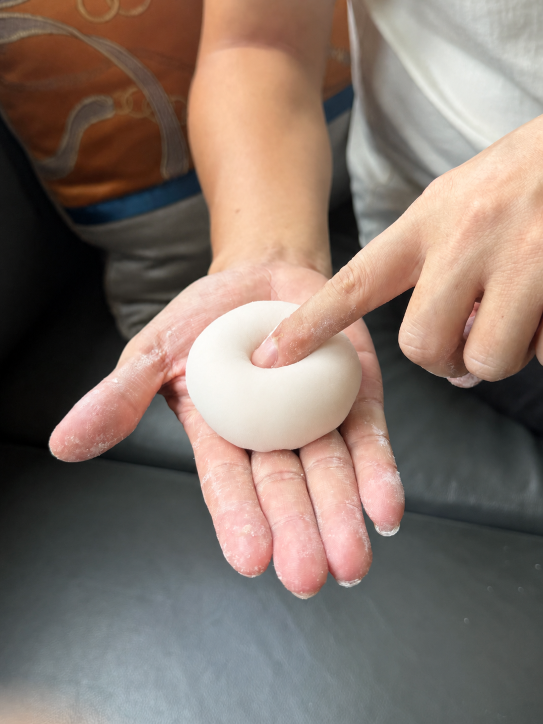
#> input picture releases/video-remix-1.0.10/durian-daifuku-five-states/assets/q-scale-pressure-approved-test.png, 1086 x 1448 px (shown at 1/2 size)
$ python normalize_source_frame.py --input ../../../releases/video-remix-1.0.10/durian-daifuku-five-states/assets/q-scale-pressure-approved-test.png --output out.png
#> lines starting #> are read from the running program, lines starting #| are printed output that depends on the picture
#!/usr/bin/env python3
"""Remove black canvas and blurred padding from a source-video frame.

The common input is a portrait frame that contains a sharp 9:16 picture inside a
larger black canvas, sometimes with blurred copies above or below the real
picture.  The script first finds the non-black rectangle, then selects the
sharpest 9:16 vertical window inside it.  It can also use an audited manual crop.

This is deterministic preprocessing, not generative editing.  It writes a JSON
report so the operator can verify the crop before using the result as an image
edit target.
"""

from __future__ import annotations

import argparse
import json
from pathlib import Path

from PIL import Image, ImageFilter, ImageStat


def parse_args() -> argparse.Namespace:
    parser = argparse.ArgumentParser()
    parser.add_argument("--input", required=True, type=Path)
    parser.add_argument("--output", required=True, type=Path)
    parser.add_argument("--report", type=Path)
    parser.add_argument("--crop", help="Audited x,y,width,height override")
    parser.add_argument("--target-width", type=int, default=1080)
    parser.add_argument("--target-height", type=int, default=1920)
    parser.add_argument("--dark-threshold", type=int, default=24)
    parser.add_argument("--edge-active-fraction", type=float, default=0.12)
    return parser.parse_args()


def black_bounds(image: Image.Image, threshold: int, active_fraction: float) -> tuple[int, int, int, int]:
    gray = image.convert("L")
    width, height = gray.size
    px = gray.load()
    active_rows = []
    for y in range(height):
        active = sum(px[x, y] > threshold for x in range(width)) / width
        if active >= active_fraction:
            active_rows.append(y)
    active_cols = []
    for x in range(width):
        active = sum(px[x, y] > threshold for y in range(height)) / height
        if active >= active_fraction:
            active_cols.append(x)
    if not active_rows or not active_cols:
        raise ValueError("No non-black picture region detected")
    return min(active_cols), min(active_rows), max(active_cols) + 1, max(active_rows) + 1


def sharpness(image: Image.Image) -> float:
    edges = image.convert("L").filter(ImageFilter.FIND_EDGES)
    return float(ImageStat.Stat(edges).mean[0])


def choose_nine_sixteen(image: Image.Image, bounds: tuple[int, int, int, int]) -> tuple[int, int, int, int]:
    left, top, right, bottom = bounds
    width = right - left
    height = bottom - top
    target_height = round(width * 16 / 9)
    if target_height <= height:
        span = height - target_height
        # Sample every two pixels plus the final legal origin.  A 64 px inset
        # suppresses the hard transition line between the true picture and a
        # blurred filler band.
        origins = list(range(top, bottom - target_height + 1, 2))
        if origins[-1] != bottom - target_height:
            origins.append(bottom - target_height)
        best = None
        for y in origins:
            tile = image.crop((left, y, right, y + target_height))
            inset = min(64, max(0, target_height // 12))
            core = tile.crop((0, inset, width, target_height - inset))
            score = sharpness(core)
            # Prefer a stable crop near the non-black region centre when two
            # positions have nearly identical detail.
            centre_penalty = abs((y - top) - span / 2) / max(1, height) * 0.15
            score -= centre_penalty
            if best is None or score > best[0]:
                best = (score, y)
        assert best is not None
        return left, best[1], width, target_height

    target_width = round(height * 9 / 16)
    if target_width > width:
        raise ValueError("Detected picture region cannot contain a 9:16 crop")
    x = left + (width - target_width) // 2
    return x, top, target_width, height


def parse_crop(value: str) -> tuple[int, int, int, int]:
    parts = [int(part.strip()) for part in value.split(",")]
    if len(parts) != 4 or parts[2] <= 0 or parts[3] <= 0:
        raise argparse.ArgumentTypeError("--crop must be x,y,width,height")
    return tuple(parts)  # type: ignore[return-value]


def perimeter_dark_fraction(image: Image.Image, threshold: int, band: int = 4) -> float:
    gray = image.convert("L")
    width, height = gray.size
    px = gray.load()
    samples = []
    for y in range(min(band, height)):
        samples.extend(px[x, y] for x in range(width))
        samples.extend(px[x, height - 1 - y] for x in range(width))
    for x in range(min(band, width)):
        samples.extend(px[x, y] for y in range(height))
        samples.extend(px[width - 1 - x, y] for y in range(height))
    return sum(value <= threshold for value in samples) / max(1, len(samples))


def main() -> None:
    args = parse_args()
    image = Image.open(args.input).convert("RGB")
#> image is the input picture: PIL image 1086x1448 RGB; mean R, G, B 132.4, 116.5, 107.4
    detected = black_bounds(image, args.dark_threshold, args.edge_active_fraction)
#> in black_bounds, `gray = image.convert("L")`:
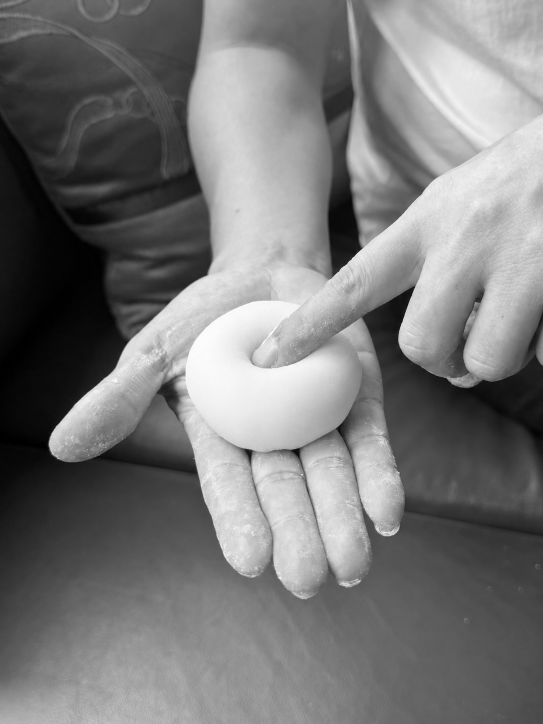
#> gray: PIL image 1086x1448 L (shown at 1/2 size); min 0, max 255, mean 120.2
#> after the loop in black_bounds, `for y in range(height):`: active_rows = 1448 values from 0 to 1447
#> the loop in black_bounds, `for x in range(width):` made 1086 passes
#> active on passes 1 to 3: 0.438, 0.44, 0.445
#> after the loop in black_bounds, `for x in range(width):`: active_cols = 1086 values from 0 to 1085
#> detected = (0, 0, 1086, 1448)
    if args.crop:
        x, y, width, height = parse_crop(args.crop)
        method = "manual_audited_crop"
    else:
        x, y, width, height = choose_nine_sixteen(image, detected)
#> in choose_nine_sixteen, `left, top, right, bottom = bounds`: left = 0; right = 1086; bottom = 1448
#> in choose_nine_sixteen, `width = right - left`: width = 1086
#> in choose_nine_sixteen, `height = bottom - top`: height = 1448
#> in choose_nine_sixteen, `target_height = round(width * 16 / 9)`: target_height = 1931
#> in choose_nine_sixteen, `target_width = round(height * 9 / 16)`: target_width = 814
#> in choose_nine_sixteen, `x = left + (width - target_width) // 2`: x = 136
#> x = 136; y = 0; width = 814; height = 1448
        method = "auto_sharpest_9x16_inside_nonblack"
    if x < 0 or y < 0 or x + width > image.width or y + height > image.height:
        raise ValueError("Crop exceeds input bounds")
    ratio_error = abs(width / height - 9 / 16)
#> ratio_error = 0.000345
    if ratio_error > 0.002:
        raise ValueError(f"Crop is not 9:16 enough: {width}x{height}")

    cropped = image.crop((x, y, x + width, y + height))
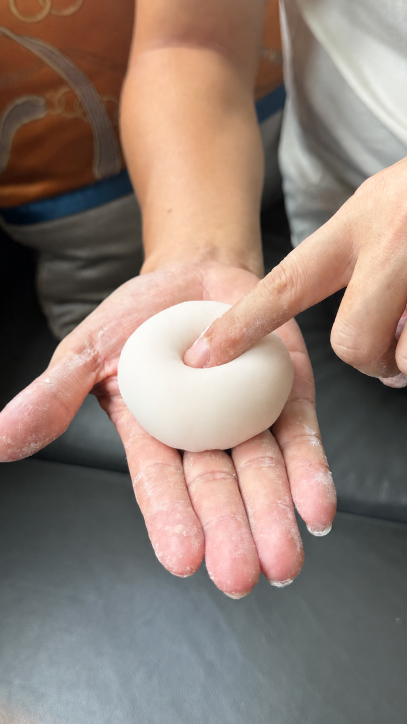
#> cropped: PIL image 814x1448 RGB (shown at 1/2 size); mean R, G, B 144.7, 126.6, 116.9
    resized = cropped.resize((args.target_width, args.target_height), Image.Resampling.LANCZOS)
    args.output.parent.mkdir(parents=True, exist_ok=True)
    resized.save(args.output, quality=95)

    report = {
        "input": str(args.input.resolve()),
        "output": str(args.output.resolve()),
        "input_size": [image.width, image.height],
        "detected_nonblack_bounds_xyxy": list(detected),
        "crop_xywh": [x, y, width, height],
        "method": method,
        "output_size": [args.target_width, args.target_height],
        "output_aspect": round(args.target_width / args.target_height, 6),
        "target_aspect": round(9 / 16, 6),
        "perimeter_dark_fraction_before": round(perimeter_dark_fraction(image, args.dark_threshold), 6),
        "perimeter_dark_fraction_after": round(perimeter_dark_fraction(resized, args.dark_threshold), 6),
        "status": "candidate_requires_visual_review",
        "review_required": [
            "no black border on any edge",
            "no blurred duplicate filler inside the retained picture",
            "no subject, hand, product, plate, package, or subtitle cut by crop",
            "straight scene lines remain straight",
        ],
    }
#> after the loop in perimeter_dark_fraction, `for y in range(min(band, height)):`: samples = 8688 values, max 213 at index 7454, min 70 at index 6916, mean 136.1
#> after the loop in perimeter_dark_fraction, `for x in range(min(band, width)):`: samples = 20272 items
#> call 2 of perimeter_dark_fraction, with threshold = 24, band = 4
#> in perimeter_dark_fraction (call 2), `gray = image.convert("L")`:
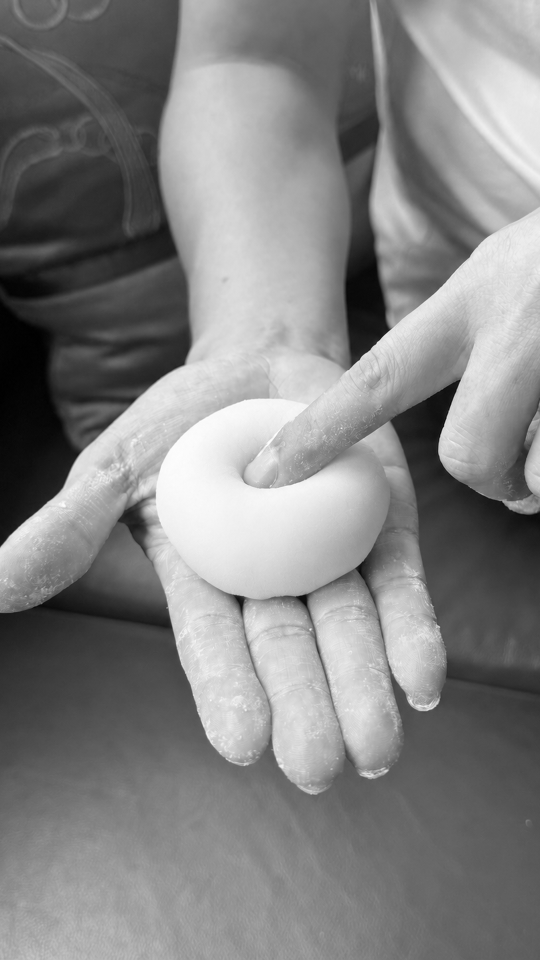
#> gray: PIL image 1080x1920 L (shown at 1/2 size); min 0, max 255, mean 130.9
#> after the loop in perimeter_dark_fraction (call 2), `for y in range(min(band, height)):`: samples = 8640 values, max 212 at index 7544, min 71 at index 347, mean 135.7
#> after the loop in perimeter_dark_fraction (call 2), `for x in range(min(band, width)):`: samples = 24000 items
    report_path = args.report or args.output.with_suffix(".crop.json")
    report_path.parent.mkdir(parents=True, exist_ok=True)
    report_path.write_text(json.dumps(report, ensure_ascii=False, indent=2) + "\n", encoding="utf-8")
    print(json.dumps(report, ensure_ascii=False, indent=2))
#> (printed output is left out)


if __name__ == "__main__":
    main()

$ run again, on releases/video-remix-1.0.10/durian-daifuku-five-states/assets/shell-color-surface-v1.png
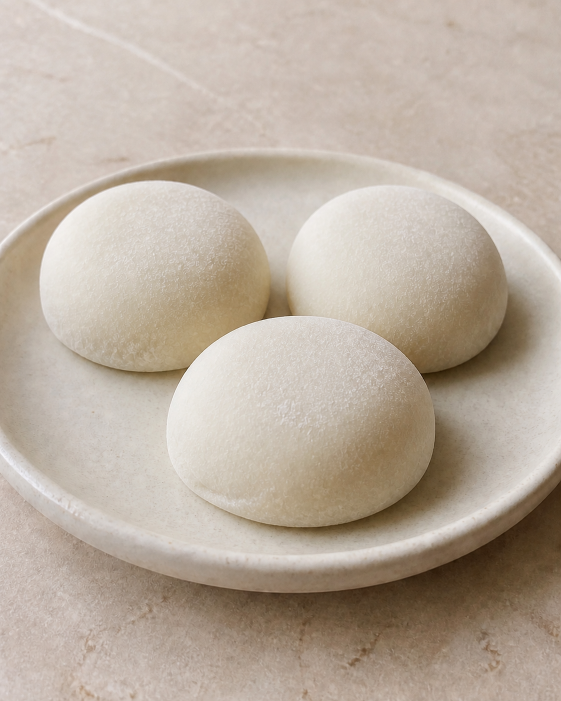
#> input picture releases/video-remix-1.0.10/durian-daifuku-five-states/assets/shell-color-surface-v1.png, 1122 x 1402 px (shown at 1/2 size)
#> in main, image is the input picture: PIL image 1122x1402 RGB; mean R, G, B 185.7, 172.6, 158.9
#> after the loop in black_bounds, `for y in range(height):`: active_rows = 1402 values from 0 to 1401
#> after the loop in black_bounds, `for x in range(width):`: active_cols = 1122 values from 0 to 1121
#> detected = (0, 0, 1122, 1402)
#> left = 0; right = 1122; bottom = 1402
#> in choose_nine_sixteen, `width = right - left`: width = 1122
#> in choose_nine_sixteen, `height = bottom - top`: height = 1402
#> target_height = 1995
#> target_width = 789
#> in choose_nine_sixteen, `x = left + (width - target_width) // 2`: x = 166
#> in main, `x, y, width, height = choose_nine_sixteen(image, detected)`: y = 0; width = 789; height = 1402
#> ratio_error = 0.000267
#> in main, `cropped = image.crop((x, y, x + width, y + height))`:
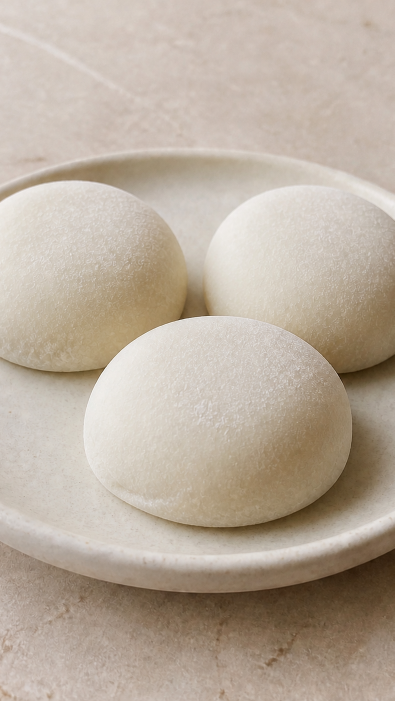
#> cropped: PIL image 789x1402 RGB (shown at 1/2 size); mean R, G, B 185.5, 172.2, 157.7
#> after the loop in perimeter_dark_fraction, `for y in range(min(band, height)):`: samples = 8976 values, max 223 at index 68, min 148 at index 1849, mean 189.3
#> after the loop in perimeter_dark_fraction, `for x in range(min(band, width)):`: samples = 20192 items
#> in perimeter_dark_fraction (call 2), `gray = image.convert("L")`:
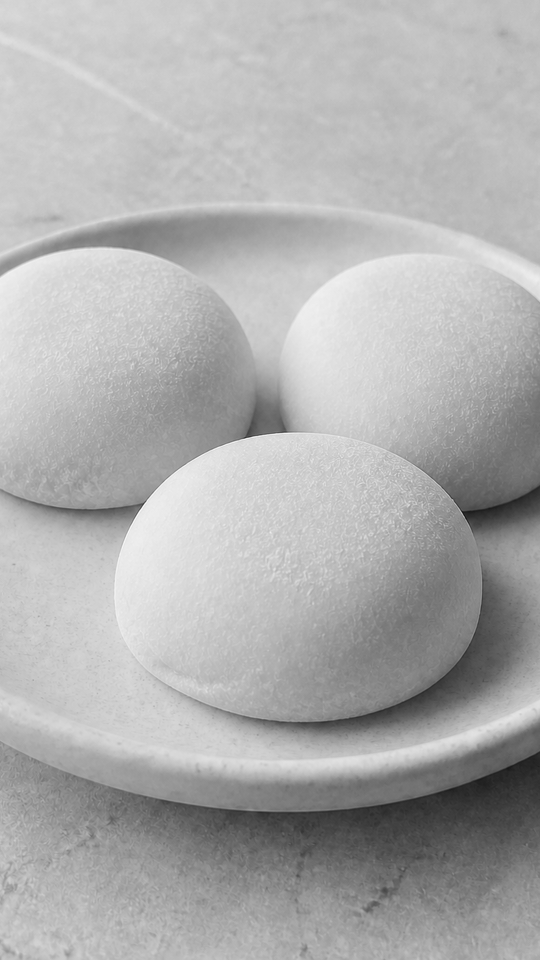
#> gray: PIL image 1080x1920 L (shown at 1/2 size); min 7, max 255, mean 174.5
#> after the loop in perimeter_dark_fraction (call 2), `for y in range(min(band, height)):`: samples = 8640 values, max 215 at index 6647, min 148 at index 1848, mean 188.9
#> after the loop in perimeter_dark_fraction (call 2), `for x in range(min(band, width)):`: samples = 24000 items
#> (printed output is left out)
